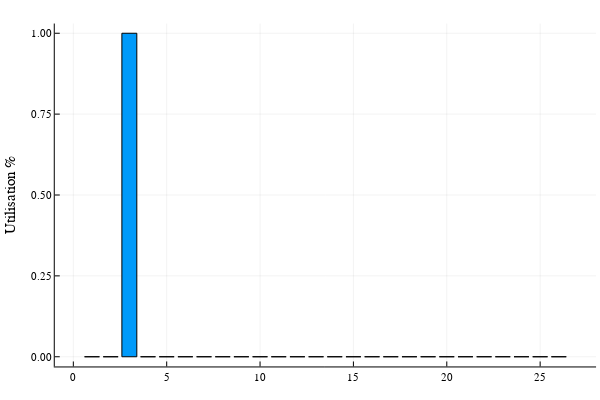

Notebook code for this chart:
### Code cell
bar(playrates,legend=false,ylabel="Utilisation %")

### Figure 1 — Plotly figure (JSON) as saved in the notebook; plotly's stock layout.template omitted (floating-point values rounded to 4 significant figures)
{"data": [{"fill": "tozeroy", "fillcolor": "rgba(0, 154, 250, 1.000)", "hoverinfo": "none", "legendgroup": "y1", "line": {"color": "rgba(0, 0, 0, 1.000)", "dash": "solid", "width": 1}, "mode": "lines", "name": "y1", "showlegend": true, "type": "scatter", "x": [0.6, 0.6, 1.4, 1.4, 0.6, 0.6], "xaxis": "x1", "y": [0, 0, 0, 0, 0, 0], "yaxis": "y1"}, {"fill": "tozeroy", "fillcolor": "rgba(0, 154, 250, 1.000)", "hoverinfo": "none", "legendgroup": "y1", "line": {"color": "rgba(0, 0, 0, 1.000)", "dash": "solid", "width": 1}, "mode": "lines", "name": "y1", "showlegend": false, "type": "scatter", "x": [1.6, 1.6, 2.4, 2.4, 1.6, 1.6], "xaxis": "x1", "y": [0, 0, 0, 0, 0, 0], "yaxis": "y1"}, {"fill": "tozeroy", "fillcolor": "rgba(0, 154, 250, 1.000)", "hoverinfo": "none", "legendgroup": "y1", "line": {"color": "rgba(0, 0, 0, 1.000)", "dash": "solid", "width": 1}, "mode": "lines", "name": "y1", "showlegend": false, "type": "scatter", "x": [2.6, 2.6, 3.4, 3.4, 2.6, 2.6], "xaxis": "x1", "y": [1, 0, 0, 1, 1, 1], "yaxis": "y1"}, {"fill": "tozeroy", "fillcolor": "rgba(0, 154, 250, 1.000)", "hoverinfo": "none", "legendgroup": "y1", "line": {"color": "rgba(0, 0, 0, 1.000)", "dash": "solid", "width": 1}, "mode": "lines", "name": "y1", "showlegend": false, "type": "scatter", "x": [3.6, 3.6, 4.4, 4.4, 3.6, 3.6], "xaxis": "x1", "y": [0, 0, 0, 0, 0, 0], "yaxis": "y1"}, {"fill": "tozeroy", "fillcolor": "rgba(0, 154, 250, 1.000)", "hoverinfo": "none", "legendgroup": "y1", "line": {"color": "rgba(0, 0, 0, 1.000)", "dash": "solid", "width": 1}, "mode": "lines", "name": "y1", "showlegend": false, "type": "scatter", "x": [4.6, 4.6, 5.4, 5.4, 4.6, 4.6], "xaxis": "x1", "y": [0, 0, 0, 0, 0, 0], "yaxis": "y1"}, {"fill": "tozeroy", "fillcolor": "rgba(0, 154, 250, 1.000)", "hoverinfo": "none", "legendgroup": "y1", "line": {"color": "rgba(0, 0, 0, 1.000)", "dash": "solid", "width": 1}, "mode": "lines", "name": "y1", "showlegend": false, "type": "scatter", "x": [5.6, 5.6, 6.4, 6.4, 5.6, 5.6], "xaxis": "x1", "y": [0, 0, 0, 0, 0, 0], "yaxis": "y1"}, {"fill": "tozeroy", "fillcolor": "rgba(0, 154, 250, 1.000)", "hoverinfo": "none", "legendgroup": "y1", "line": {"color": "rgba(0, 0, 0, 1.000)", "dash": "solid", "width": 1}, "mode": "lines", "name": "y1", "showlegend": false, "type": "scatter", "x": [6.6, 6.6, 7.4, 7.4, 6.6, 6.6], "xaxis": "x1", "y": [0, 0, 0, 0, 0, 0], "yaxis": "y1"}, {"fill": "tozeroy", "fillcolor": "rgba(0, 154, 250, 1.000)", "hoverinfo": "none", "legendgroup": "y1", "line": {"color": "rgba(0, 0, 0, 1.000)", "dash": "solid", "width": 1}, "mode": "lines", "name": "y1", "showlegend": false, "type": "scatter", "x": [7.6, 7.6, 8.4, 8.4, 7.6, 7.6], "xaxis": "x1", "y": [0, 0, 0, 0, 0, 0], "yaxis": "y1"}, {"fill": "tozeroy", "fillcolor": "rgba(0, 154, 250, 1.000)", "hoverinfo": "none", "legendgroup": "y1", "line": {"color": "rgba(0, 0, 0, 1.000)", "dash": "solid", "width": 1}, "mode": "lines", "name": "y1", "showlegend": false, "type": "scatter", "x": [8.6, 8.6, 9.4, 9.4, 8.6, 8.6], "xaxis": "x1", "y": [0, 0, 0, 0, 0, 0], "yaxis": "y1"}, {"fill": "tozeroy", "fillcolor": "rgba(0, 154, 250, 1.000)", "hoverinfo": "none", "legendgroup": "y1", "line": {"color": "rgba(0, 0, 0, 1.000)", "dash": "solid", "width": 1}, "mode": "lines", "name": "y1", "showlegend": false, "type": "scatter", "x": [9.6, 9.6, 10.4, 10.4, 9.6, 9.6], "xaxis": "x1", "y": [0, 0, 0, 0, 0, 0], "yaxis": "y1"}, {"fill": "tozeroy", "fillcolor": "rgba(0, 154, 250, 1.000)", "hoverinfo": "none", "legendgroup": "y1", "line": {"color": "rgba(0, 0, 0, 1.000)", "dash": "solid", "width": 1}, "mode": "lines", "name": "y1", "showlegend": false, "type": "scatter", "x": [10.6, 10.6, 11.4, 11.4, 10.6, 10.6], "xaxis": "x1", "y": [0, 0, 0, 0, 0, 0], "yaxis": "y1"}, {"fill": "tozeroy", "fillcolor": "rgba(0, 154, 250, 1.000)", "hoverinfo": "none", "legendgroup": "y1", "line": {"color": "rgba(0, 0, 0, 1.000)", "dash": "solid", "width": 1}, "mode": "lines", "name": "y1", "showlegend": false, "type": "scatter", "x": [11.6, 11.6, 12.4, 12.4, 11.6, 11.6], "xaxis": "x1", "y": [0, 0, 0, 0, 0, 0], "yaxis": "y1"}, {"fill": "tozeroy", "fillcolor": "rgba(0, 154, 250, 1.000)", "hoverinfo": "none", "legendgroup": "y1", "line": {"color": "rgba(0, 0, 0, 1.000)", "dash": "solid", "width": 1}, "mode": "lines", "name": "y1", "showlegend": false, "type": "scatter", "x": [12.6, 12.6, 13.4, 13.4, 12.6, 12.6], "xaxis": "x1", "y": [0, 0, 0, 0, 0, 0], "yaxis": "y1"}, {"fill": "tozeroy", "fillcolor": "rgba(0, 154, 250, 1.000)", "hoverinfo": "none", "legendgroup": "y1", "line": {"color": "rgba(0, 0, 0, 1.000)", "dash": "solid", "width": 1}, "mode": "lines", "name": "y1", "showlegend": false, "type": "scatter", "x": [13.6, 13.6, 14.4, 14.4, 13.6, 13.6], "xaxis": "x1", "y": [0, 0, 0, 0, 0, 0], "yaxis": "y1"}, {"fill": "tozeroy", "fillcolor": "rgba(0, 154, 250, 1.000)", "hoverinfo": "none", "legendgroup": "y1", "line": {"color": "rgba(0, 0, 0, 1.000)", "dash": "solid", "width": 1}, "mode": "lines", "name": "y1", "showlegend": false, "type": "scatter", "x": [14.6, 14.6, 15.4, 15.4, 14.6, 14.6], "xaxis": "x1", "y": [0, 0, 0, 0, 0, 0], "yaxis": "y1"}, {"fill": "tozeroy", "fillcolor": "rgba(0, 154, 250, 1.000)", "hoverinfo": "none", "legendgroup": "y1", "line": {"color": "rgba(0, 0, 0, 1.000)", "dash": "solid", "width": 1}, "mode": "lines", "name": "y1", "showlegend": false, "type": "scatter", "x": [15.6, 15.6, 16.4, 16.4, 15.6, 15.6], "xaxis": "x1", "y": [0, 0, 0, 0, 0, 0], "yaxis": "y1"}, {"fill": "tozeroy", "fillcolor": "rgba(0, 154, 250, 1.000)", "hoverinfo": "none", "legendgroup": "y1", "line": {"color": "rgba(0, 0, 0, 1.000)", "dash": "solid", "width": 1}, "mode": "lines", "name": "y1", "showlegend": false, "type": "scatter", "x": [16.6, 16.6, 17.4, 17.4, 16.6, 16.6], "xaxis": "x1", "y": [0, 0, 0, 0, 0, 0], "yaxis": "y1"}, {"fill": "tozeroy", "fillcolor": "rgba(0, 154, 250, 1.000)", "hoverinfo": "none", "legendgroup": "y1", "line": {"color": "rgba(0, 0, 0, 1.000)", "dash": "solid", "width": 1}, "mode": "lines", "name": "y1", "showlegend": false, "type": "scatter", "x": [17.6, 17.6, 18.4, 18.4, 17.6, 17.6], "xaxis": "x1", "y": [0, 0, 0, 0, 0, 0], "yaxis": "y1"}, {"fill": "tozeroy", "fillcolor": "rgba(0, 154, 250, 1.000)", "hoverinfo": "none", "legendgroup": "y1", "line": {"color": "rgba(0, 0, 0, 1.000)", "dash": "solid", "width": 1}, "mode": "lines", "name": "y1", "showlegend": false, "type": "scatter", "x": [18.6, 18.6, 19.4, 19.4, 18.6, 18.6], "xaxis": "x1", "y": [0, 0, 0, 0, 0, 0], "yaxis": "y1"}, {"fill": "tozeroy", "fillcolor": "rgba(0, 154, 250, 1.000)", "hoverinfo": "none", "legendgroup": "y1", "line": {"color": "rgba(0, 0, 0, 1.000)", "dash": "solid", "width": 1}, "mode": "lines", "name": "y1", "showlegend": false, "type": "scatter", "x": [19.6, 19.6, 20.4, 20.4, 19.6, 19.6], "xaxis": "x1", "y": [0, 0, 0, 0, 0, 0], "yaxis": "y1"}, {"fill": "tozeroy", "fillcolor": "rgba(0, 154, 250, 1.000)", "hoverinfo": "none", "legendgroup": "y1", "line": {"color": "rgba(0, 0, 0, 1.000)", "dash": "solid", "width": 1}, "mode": "lines", "name": "y1", "showlegend": false, "type": "scatter", "x": [20.6, 20.6, 21.4, 21.4, 20.6, 20.6], "xaxis": "x1", "y": [0, 0, 0, 0, 0, 0], "yaxis": "y1"}, {"fill": "tozeroy", "fillcolor": "rgba(0, 154, 250, 1.000)", "hoverinfo": "none", "legendgroup": "y1", "line": {"color": "rgba(0, 0, 0, 1.000)", "dash": "solid", "width": 1}, "mode": "lines", "name": "y1", "showlegend": false, "type": "scatter", "x": [21.6, 21.6, 22.4, 22.4, 21.6, 21.6], "xaxis": "x1", "y": [0, 0, 0, 0, 0, 0], "yaxis": "y1"}, {"fill": "tozeroy", "fillcolor": "rgba(0, 154, 250, 1.000)", "hoverinfo": "none", "legendgroup": "y1", "line": {"color": "rgba(0, 0, 0, 1.000)", "dash": "solid", "width": 1}, "mode": "lines", "name": "y1", "showlegend": false, "type": "scatter", "x": [22.6, 22.6, 23.4, 23.4, 22.6, 22.6], "xaxis": "x1", "y": [0, 0, 0, 0, 0, 0], "yaxis": "y1"}, {"fill": "tozeroy", "fillcolor": "rgba(0, 154, 250, 1.000)", "hoverinfo": "none", "legendgroup": "y1", "line": {"color": "rgba(0, 0, 0, 1.000)", "dash": "solid", "width": 1}, "mode": "lines", "name": "y1", "showlegend": false, "type": "scatter", "x": [23.6, 23.6, 24.4, 24.4, 23.6, 23.6], "xaxis": "x1", "y": [0, 0, 0, 0, 0, 0], "yaxis": "y1"}, {"fill": "tozeroy", "fillcolor": "rgba(0, 154, 250, 1.000)", "hoverinfo": "none", "legendgroup": "y1", "line": {"color": "rgba(0, 0, 0, 1.000)", "dash": "solid", "width": 1}, "mode": "lines", "name": "y1", "showlegend": false, "type": "scatter", "x": [24.6, 24.6, 25.4, 25.4, 24.6, 24.6], "xaxis": "x1", "y": [0, 0, 0, 0, 0, 0], "yaxis": "y1"}, {"fill": "tozeroy", "fillcolor": "rgba(0, 154, 250, 1.000)", "hoverinfo": "none", "legendgroup": "y1", "line": {"color": "rgba(0, 0, 0, 1.000)", "dash": "solid", "width": 1}, "mode": "lines", "name": "y1", "showlegend": false, "type": "scatter", "x": [25.6, 25.6, 26.4, 26.4, 25.6, 25.6], "xaxis": "x1", "y": [0, 0, 0, 0, 0, 0], "yaxis": "y1"}], "layout": {"annotations": [], "height": 400, "margin": {"b": 20, "l": 0, "r": 0, "t": 20}, "paper_bgcolor": "rgba(255, 255, 255, 1.000)", "plot_bgcolor": "rgba(255, 255, 255, 1.000)", "showlegend": false, "width": 600, "xaxis": {"anchor": "y1", "domain": [0.09128, 0.9934], "gridcolor": "rgba(0, 0, 0, 0.100)", "gridwidth": 0.5, "linecolor": "rgba(0, 0, 0, 1.000)", "mirror": false, "range": [-0.9944, 27.99], "showgrid": true, "showline": true, "showticklabels": true, "tickangle": 0, "tickcolor": "rgb(0, 0, 0)", "tickfont": {"color": "rgba(0, 0, 0, 1.000)", "family": "sans-serif", "size": 11}, "tickmode": "array", "ticks": "inside", "ticktext": ["0", "5", "10", "15", "20", "25"], "tickvals": [0, 5, 10, 15, 20, 25], "title": "", "titlefont": {"color": "rgba(0, 0, 0, 1.000)", "family": "sans-serif", "size": 15}, "type": "-", "visible": true, "zeroline": false, "zerolinecolor": "rgba(0, 0, 0, 1.000)"}, "yaxis": {"anchor": "x1", "domain": [0.03762, 0.9902], "gridcolor": "rgba(0, 0, 0, 0.100)", "gridwidth": 0.5, "linecolor": "rgba(0, 0, 0, 1.000)", "mirror": false, "range": [-0.03, 1.03], "showgrid": true, "showline": true, "showticklabels": true, "tickangle": 0, "tickcolor": "rgb(0, 0, 0)", "tickfont": {"color": "rgba(0, 0, 0, 1.000)", "family": "sans-serif", "size": 11}, "tickmode": "array", "ticks": "inside", "ticktext": ["0.00", "0.25", "0.50", "0.75", "1.00"], "tickvals": [0, 0.25, 0.5, 0.75, 1], "title": "Utilisation %", "titlefont": {"color": "rgba(0, 0, 0, 1.000)", "family": "sans-serif", "size": 15}, "type": "-", "visible": true, "zeroline": false, "zerolinecolor": "rgba(0, 0, 0, 1.000)"}}}
